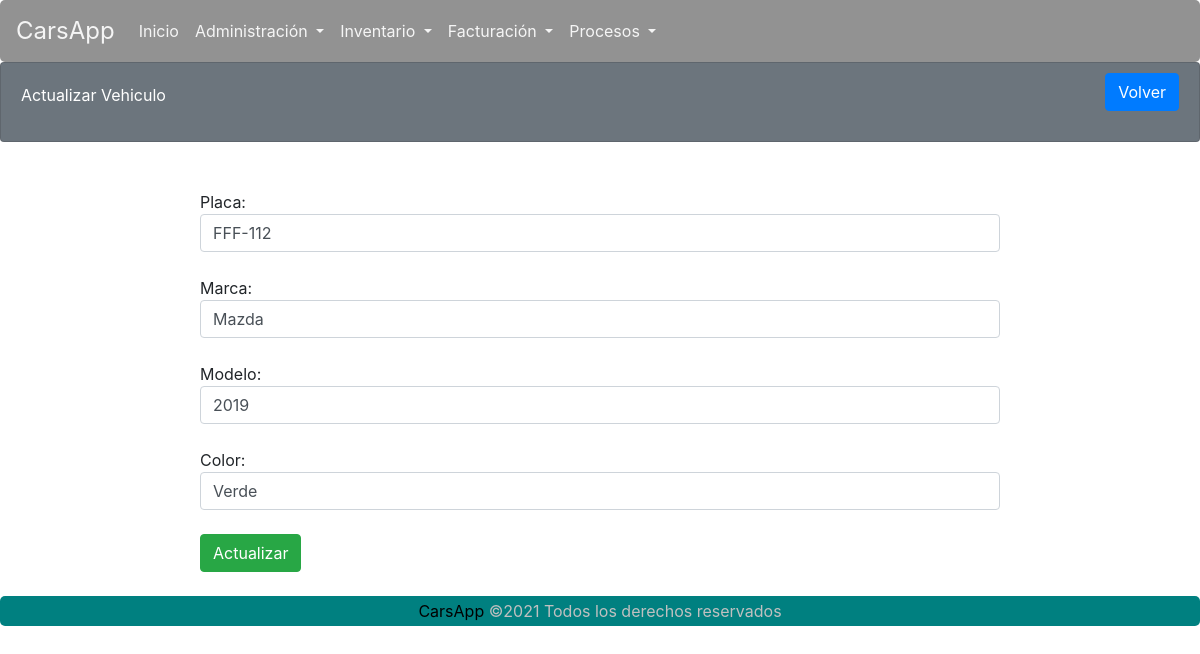
Page /carsapp/vehiculoFormActualizar/5/ on the committed database.
### carsapp/models.py (models this page shows)
class Vehiculo(models.Model):
    id_Vehi = models.AutoField(primary_key=True)
    placa = models.CharField(max_length=7, blank=False, null=False)
    marca = models.CharField(max_length=30, blank=False, null=False)
    modelo = models.CharField(max_length=4, blank=False, null=False)
    color = models.CharField(max_length=30, blank=False, null=False)
    id_Cliente = models.ForeignKey(Lista_Cliente, on_delete=CASCADE, null=True)

### carsapp/views.py (the view)
# urls.py: path('vehiculoFormActualizar/<int:id>/', views.vehiculoFormActualizar, name='vehiculoFormActualizar'),
def vehiculoFormActualizar(request, id):
    q = Vehiculo.objects.get(pk = id)
    contexto = { "dato": q }
    return render(request, 'carsapp/vehiculoFormActualizar.html', contexto)

### carsapp/templates/carsapp/vehiculoFormActualizar.html (shortened to what this page needs)
{% extends 'carsapp/base.html' %}
{% load static %}
{% block contenedor %}
<div class="card text-white bg-secondary">
    <div class="card-body">
        <div>
            Actualizar Vehiculo
        </div>
        <div class="btn-cerrarSesion">
            <a class="btn btn-primary" href="{% url 'carsapp:vehiculoListar' %}" id="ID_BTNListar4">Volver</a>
        </div>
    </div>
</div>
<div class="formularios">
    <form action="{% url 'carsapp:vehiculoActualizar' %}" method="POST">
        <input type="hidden" name="id" value="{{ dato.id_Vehi }}"><br>
        Placa: <input name="placa" value="{{ dato.placa }}" class="form-control"><br>
        Marca: <input name="marca" value="{{ dato.marca }}" class="form-control"><br>
        Modelo: <input name="modelo" value="{{ dato.modelo }}" class="form-control"><br>
        Color: <input name="color" value="{{ dato.color }}" class="form-control"><br>
        <button type="submit" class="btn btn-success">Actualizar</button><br>
    </form>
</div>
{% endblock %}

### carsapp/static/carsapp/CSS/estilos.css (style rules this page uses)
* { margin: 0; padding: 0; }
.card-body > div { display: inline-block; }
.btn-cerrarSesion { margin-top: -10px; float: right; }
.card { height: 10vh; }
.formularios { width: 800px; max-width: 800px; margin: 0 auto; margin-top: 2%; margin-bottom: 2%; }
h4, h2,small,a { margin: 0; padding: 0; color: black; }
a { text-decoration: none; }

### rows in the picture
Vehiculo: placa "FFF-112", marca "Mazda", modelo "2019", color "Verde"
